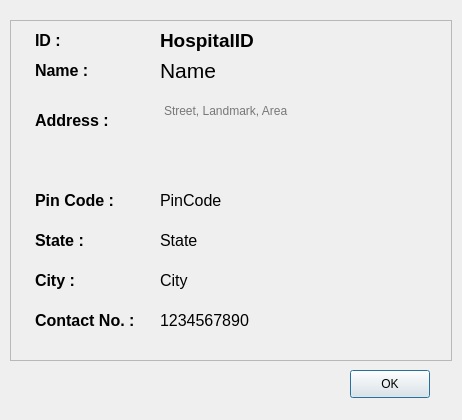
<?xml version="1.0" encoding="UTF-8"?>
<ui version="4.0">
 <class>hospitalProfile</class>
 <widget class="QDialog" name="hospitalProfile">
  <property name="geometry">
   <rect>
    <x>0</x>
    <y>0</y>
    <width>462</width>
    <height>420</height>
   </rect>
  </property>
  <property name="windowTitle">
   <string>Hospital Profile</string>
  </property>
  <widget class="QFrame" name="frame">
   <property name="geometry">
    <rect>
     <x>10</x>
     <y>20</y>
     <width>442</width>
     <height>341</height>
    </rect>
   </property>
   <property name="styleSheet">
    <string notr="true"/>
   </property>
   <property name="frameShape">
    <enum>QFrame::StyledPanel</enum>
   </property>
   <property name="frameShadow">
    <enum>QFrame::Raised</enum>
   </property>
   <widget class="QLabel" name="nameLabel">
    <property name="geometry">
     <rect>
      <x>25</x>
      <y>30</y>
      <width>101</width>
      <height>41</height>
     </rect>
    </property>
    <property name="text">
     <string>&lt;html&gt;&lt;head/&gt;&lt;body&gt;&lt;p&gt;&lt;span style=&quot; font-size:12pt; font-weight:600;&quot;&gt;Name :&lt;/span&gt;&lt;/p&gt;&lt;/body&gt;&lt;/html&gt;</string>
    </property>
   </widget>
   <widget class="QLabel" name="addressLabel">
    <property name="geometry">
     <rect>
      <x>25</x>
      <y>80</y>
      <width>101</width>
      <height>41</height>
     </rect>
    </property>
    <property name="text">
     <string>&lt;html&gt;&lt;head/&gt;&lt;body&gt;&lt;p&gt;&lt;span style=&quot; font-size:12pt; font-weight:600;&quot;&gt;Address :&lt;/span&gt;&lt;/p&gt;&lt;/body&gt;&lt;/html&gt;</string>
    </property>
   </widget>
   <widget class="QLabel" name="contactLabel">
    <property name="geometry">
     <rect>
      <x>25</x>
      <y>290</y>
      <width>131</width>
      <height>21</height>
     </rect>
    </property>
    <property name="text">
     <string>&lt;html&gt;&lt;head/&gt;&lt;body&gt;&lt;p&gt;&lt;span style=&quot; font-size:12pt; font-weight:600;&quot;&gt;Contact No. :&lt;/span&gt;&lt;/p&gt;&lt;/body&gt;&lt;/html&gt;</string>
    </property>
   </widget>
   <widget class="QLabel" name="stateLabel">
    <property name="geometry">
     <rect>
      <x>25</x>
      <y>200</y>
      <width>101</width>
      <height>41</height>
     </rect>
    </property>
    <property name="text">
     <string>&lt;html&gt;&lt;head/&gt;&lt;body&gt;&lt;p&gt;&lt;span style=&quot; font-size:12pt; font-weight:600;&quot;&gt;State :&lt;/span&gt;&lt;/p&gt;&lt;/body&gt;&lt;/html&gt;</string>
    </property>
   </widget>
   <widget class="QLabel" name="pinCodeLabel">
    <property name="geometry">
     <rect>
      <x>25</x>
      <y>160</y>
      <width>101</width>
      <height>41</height>
     </rect>
    </property>
    <property name="text">
     <string>&lt;html&gt;&lt;head/&gt;&lt;body&gt;&lt;p&gt;&lt;span style=&quot; font-size:12pt; font-weight:600;&quot;&gt;Pin Code :&lt;/span&gt;&lt;/p&gt;&lt;/body&gt;&lt;/html&gt;</string>
    </property>
   </widget>
   <widget class="QLabel" name="cityLabel">
    <property name="geometry">
     <rect>
      <x>25</x>
      <y>240</y>
      <width>101</width>
      <height>41</height>
     </rect>
    </property>
    <property name="text">
     <string>&lt;html&gt;&lt;head/&gt;&lt;body&gt;&lt;p&gt;&lt;span style=&quot; font-size:12pt; font-weight:600;&quot;&gt;City :&lt;/span&gt;&lt;/p&gt;&lt;/body&gt;&lt;/html&gt;</string>
    </property>
   </widget>
   <widget class="QTextBrowser" name="address">
    <property name="geometry">
     <rect>
      <x>150</x>
      <y>80</y>
      <width>271</width>
      <height>61</height>
     </rect>
    </property>
    <property name="styleSheet">
     <string notr="true">background-color:transparent;
border:none;</string>
    </property>
    <property name="placeholderText">
     <string>Street, Landmark, Area</string>
    </property>
   </widget>
   <widget class="QLabel" name="pinCode">
    <property name="geometry">
     <rect>
      <x>150</x>
      <y>170</y>
      <width>181</width>
      <height>21</height>
     </rect>
    </property>
    <property name="styleSheet">
     <string notr="true">font-size:12pt;</string>
    </property>
    <property name="text">
     <string>PinCode</string>
    </property>
   </widget>
   <widget class="QLabel" name="state">
    <property name="geometry">
     <rect>
      <x>150</x>
      <y>210</y>
      <width>181</width>
      <height>21</height>
     </rect>
    </property>
    <property name="styleSheet">
     <string notr="true">font-size:12pt;</string>
    </property>
    <property name="text">
     <string>State</string>
    </property>
   </widget>
   <widget class="QLabel" name="city">
    <property name="geometry">
     <rect>
      <x>150</x>
      <y>250</y>
      <width>181</width>
      <height>21</height>
     </rect>
    </property>
    <property name="styleSheet">
     <string notr="true">font-size:12pt;</string>
    </property>
    <property name="text">
     <string>City</string>
    </property>
   </widget>
   <widget class="QLabel" name="contact">
    <property name="geometry">
     <rect>
      <x>150</x>
      <y>290</y>
      <width>191</width>
      <height>21</height>
     </rect>
    </property>
    <property name="styleSheet">
     <string notr="true">font-size:12pt;</string>
    </property>
    <property name="text">
     <string>1234567890</string>
    </property>
   </widget>
   <widget class="QLabel" name="name">
    <property name="geometry">
     <rect>
      <x>150</x>
      <y>30</y>
      <width>371</width>
      <height>41</height>
     </rect>
    </property>
    <property name="styleSheet">
     <string notr="true">font-size:16pt;</string>
    </property>
    <property name="text">
     <string>Name</string>
    </property>
   </widget>
   <widget class="QLabel" name="IDLabel">
    <property name="geometry">
     <rect>
      <x>25</x>
      <y>0</y>
      <width>131</width>
      <height>41</height>
     </rect>
    </property>
    <property name="text">
     <string>&lt;html&gt;&lt;head/&gt;&lt;body&gt;&lt;p&gt;&lt;span style=&quot; font-size:12pt; font-weight:600;&quot;&gt;ID :&lt;/span&gt;&lt;/p&gt;&lt;/body&gt;&lt;/html&gt;</string>
    </property>
   </widget>
   <widget class="QLabel" name="dispensaryID">
    <property name="geometry">
     <rect>
      <x>150</x>
      <y>0</y>
      <width>371</width>
      <height>41</height>
     </rect>
    </property>
    <property name="styleSheet">
     <string notr="true">font-size:14pt;
font-weight: bold;</string>
    </property>
    <property name="text">
     <string>HospitalID</string>
    </property>
   </widget>
  </widget>
  <widget class="QPushButton" name="pushButton">
   <property name="geometry">
    <rect>
     <x>350</x>
     <y>370</y>
     <width>80</width>
     <height>28</height>
    </rect>
   </property>
   <property name="text">
    <string>OK</string>
   </property>
  </widget>
 </widget>
 <resources/>
 <connections/>
</ui>
